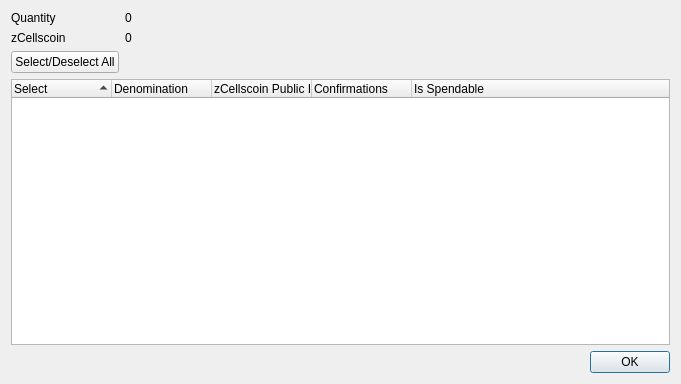
<?xml version="1.0" encoding="UTF-8"?>
<ui version="4.0">
 <class>ZCellscoinControlDialog</class>
 <widget class="QDialog" name="ZCellscoinControlDialog">
  <property name="geometry">
   <rect>
    <x>0</x>
    <y>0</y>
    <width>681</width>
    <height>384</height>
   </rect>
  </property>
  <property name="minimumSize">
   <size>
    <width>681</width>
    <height>384</height>
   </size>
  </property>
  <property name="windowTitle">
   <string>Select zCellscoin to Spend</string>
  </property>
  <layout class="QGridLayout" name="gridLayout">
   <item row="0" column="0">
    <layout class="QFormLayout" name="formLayout">
     <property name="sizeConstraint">
      <enum>QLayout::SetDefaultConstraint</enum>
     </property>
     <item row="0" column="0">
      <widget class="QLabel" name="labelQuantity">
       <property name="text">
        <string>Quantity</string>
       </property>
      </widget>
     </item>
     <item row="0" column="1">
      <widget class="QLabel" name="labelQuantity_int">
       <property name="text">
        <string>0</string>
       </property>
      </widget>
     </item>
     <item row="1" column="0">
      <widget class="QLabel" name="labelZCellscoin">
       <property name="text">
        <string>zCellscoin</string>
       </property>
      </widget>
     </item>
     <item row="1" column="1">
      <widget class="QLabel" name="labelZCellscoin_int">
       <property name="text">
        <string>0</string>
       </property>
      </widget>
     </item>
     <item row="2" column="0">
      <widget class="QPushButton" name="pushButtonAll">
       <property name="text">
        <string>Select/Deselect All</string>
       </property>
      </widget>
     </item>
    </layout>
   </item>
   <item row="1" column="0">
    <layout class="QVBoxLayout" name="verticalLayout">
     <item>
      <widget class="QTreeWidget" name="treeWidget">
       <property name="minimumSize">
        <size>
         <width>0</width>
         <height>250</height>
        </size>
       </property>
       <property name="alternatingRowColors">
        <bool>true</bool>
       </property>
       <property name="sortingEnabled">
        <bool>true</bool>
       </property>
       <property name="columnCount">
        <number>5</number>
       </property>
       <attribute name="headerDefaultSectionSize">
        <number>100</number>
       </attribute>
       <column>
        <property name="text">
         <string notr="true">Select</string>
        </property>
       </column>
       <column>
        <property name="text">
         <string notr="true">Denomination</string>
        </property>
       </column>
       <column>
        <property name="text">
         <string notr="true">zCellscoin Public ID</string>
        </property>
       </column>
       <column>
        <property name="text">
         <string notr="true">Confirmations</string>
        </property>
       </column>
       <column>
        <property name="text">
         <string>Is Spendable</string>
        </property>
       </column>
      </widget>
     </item>
     <item>
      <widget class="QDialogButtonBox" name="buttonBox">
       <property name="orientation">
        <enum>Qt::Horizontal</enum>
       </property>
       <property name="standardButtons">
        <set>QDialogButtonBox::Ok</set>
       </property>
      </widget>
     </item>
    </layout>
   </item>
  </layout>
 </widget>
 <resources/>
 <connections>
  <connection>
   <sender>buttonBox</sender>
   <signal>accepted()</signal>
   <receiver>ZCellscoinControlDialog</receiver>
   <slot>accept()</slot>
   <hints>
    <hint type="sourcelabel">
     <x>248</x>
     <y>254</y>
    </hint>
    <hint type="destinationlabel">
     <x>157</x>
     <y>274</y>
    </hint>
   </hints>
  </connection>
  <connection>
   <sender>buttonBox</sender>
   <signal>rejected()</signal>
   <receiver>ZCellscoinControlDialog</receiver>
   <slot>reject()</slot>
   <hints>
    <hint type="sourcelabel">
     <x>316</x>
     <y>260</y>
    </hint>
    <hint type="destinationlabel">
     <x>286</x>
     <y>274</y>
    </hint>
   </hints>
  </connection>
 </connections>
</ui>
